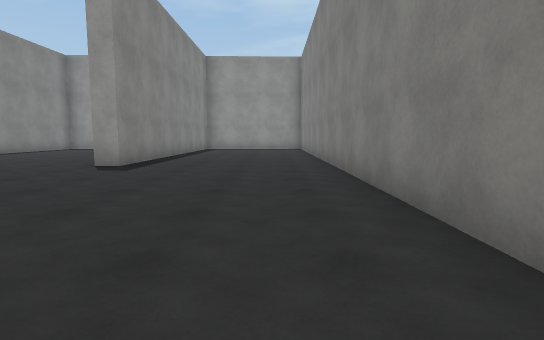
View 1 (above)

23 first-person views from a walk through a 3-D level made in the Unity game engine. The camera is 1.2 m above the floor, tilts 6° down and sees 80° across. The floor is counted in squares, 2 m on a side. Each view is taken from the middle of a square. On the plan, view 1 faces up. The plan holds only what a view shows up to about 10 squares ahead; the rest is blank. The place goes on beyond the plan. The player character is not drawn. Surface patterns are stand-ins for the level's own textures.

View 2
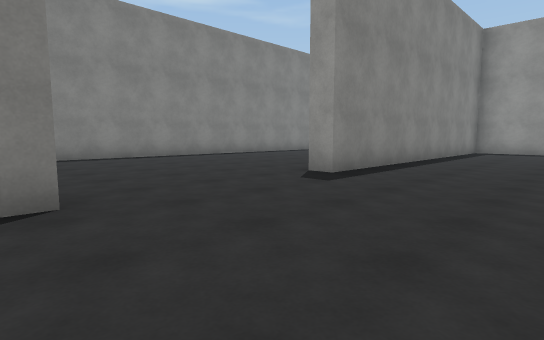

View 3
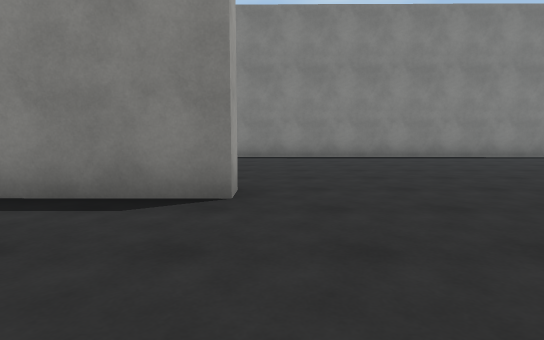

View 4
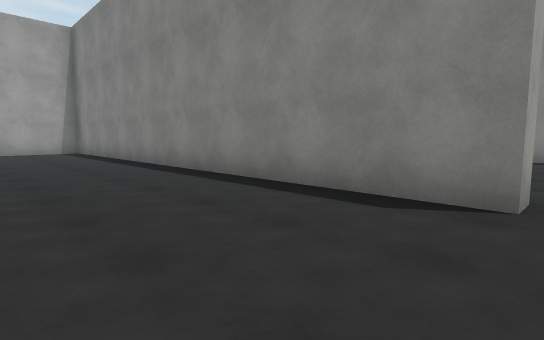

View 5
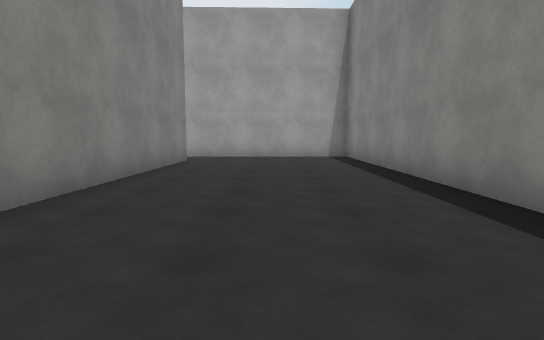

View 6
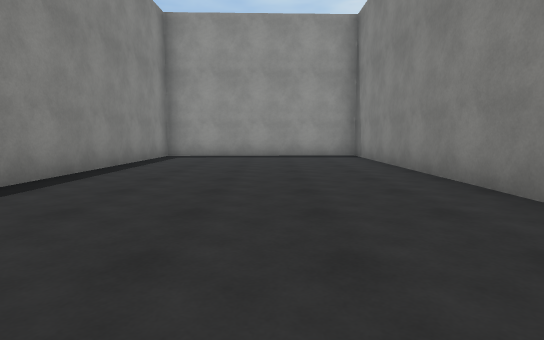

View 7
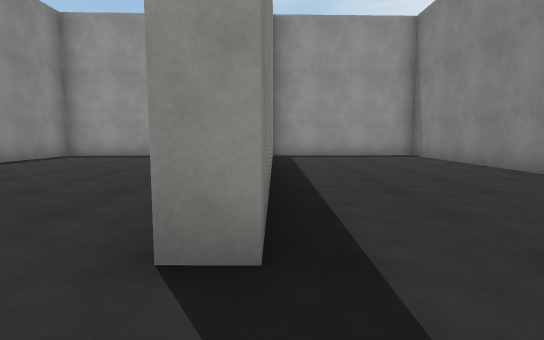

View 8
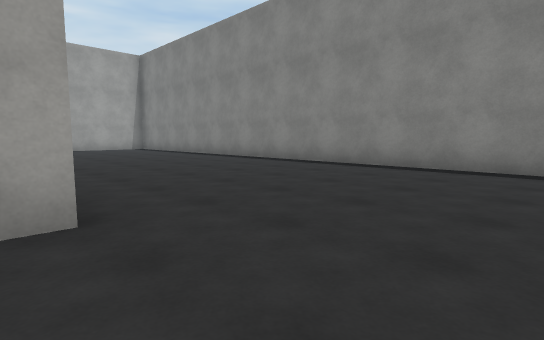

View 9
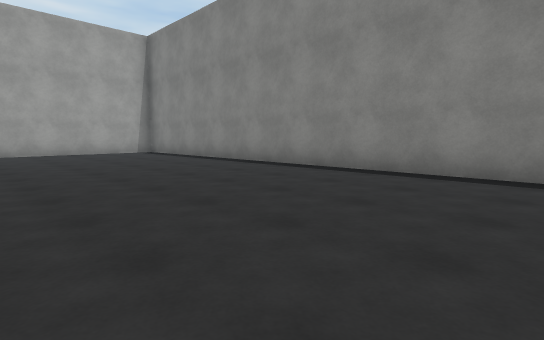

View 10
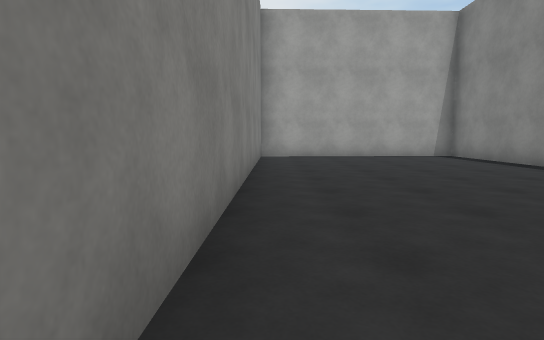

View 11
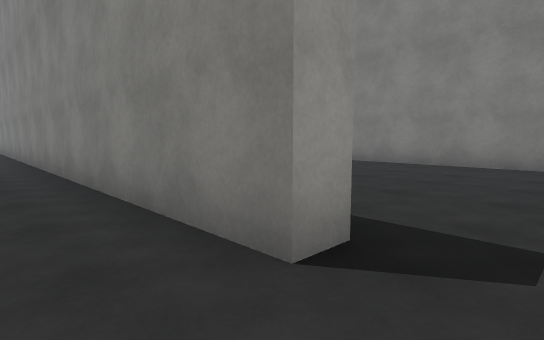

View 12
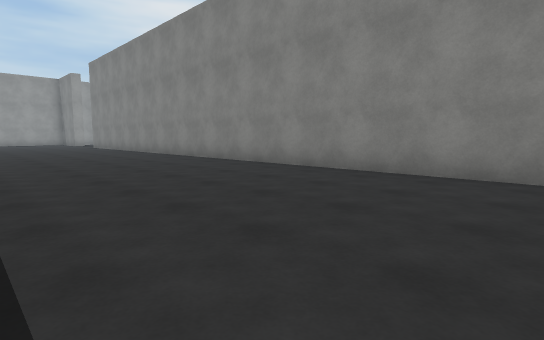

View 13
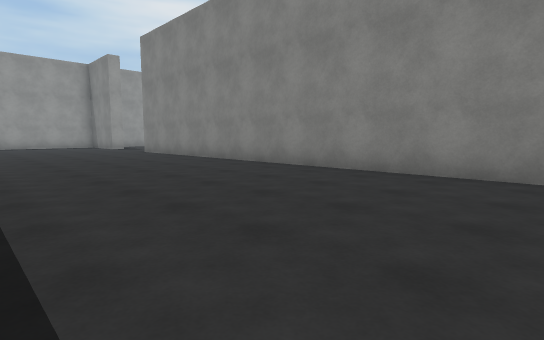

View 14
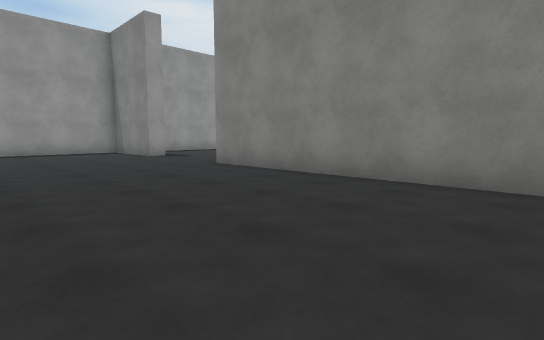

View 15
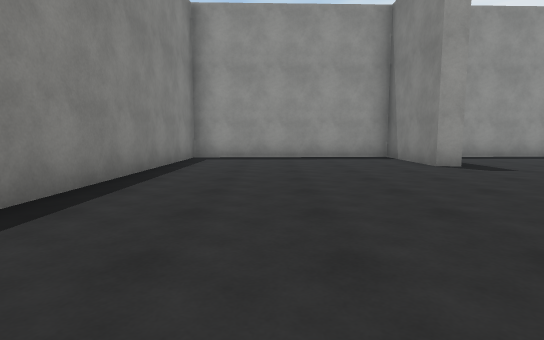

View 16
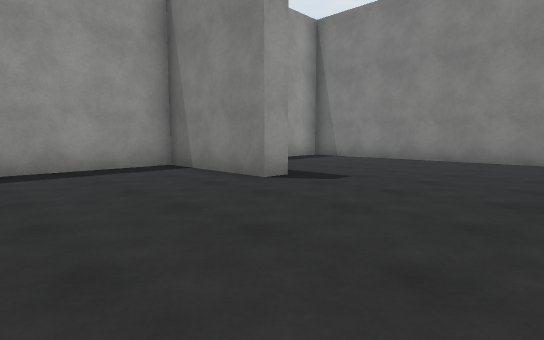

View 17
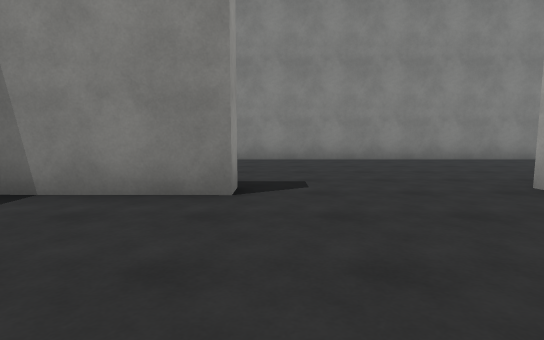

View 18
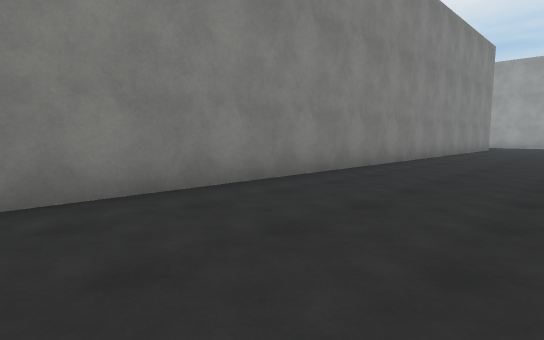

View 19
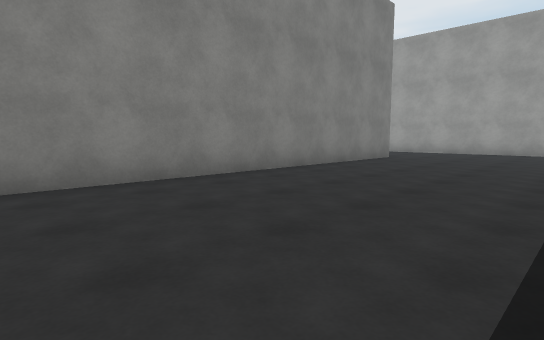

View 20
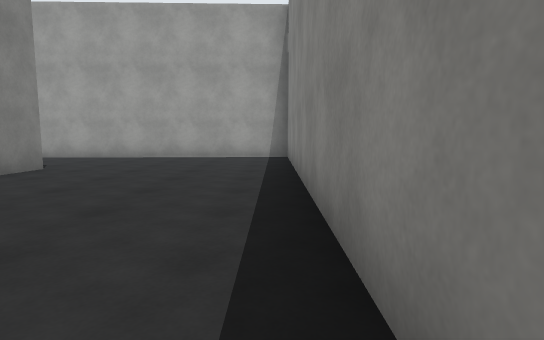

View 21
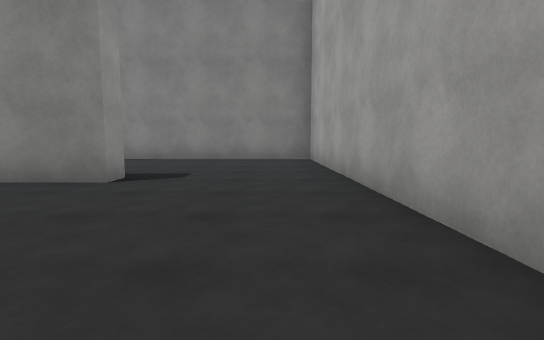

View 22
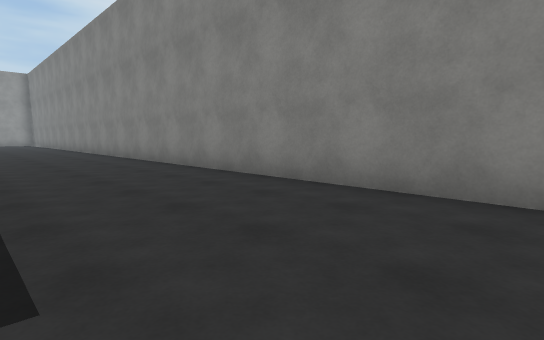

View 23
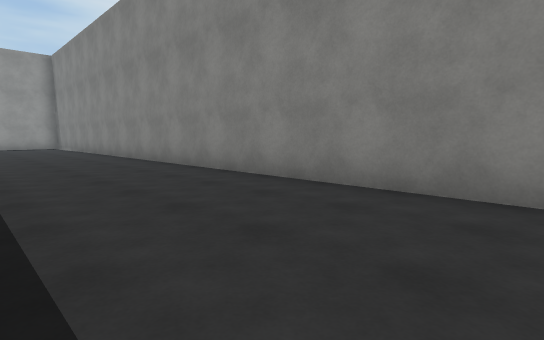

### Floor plan
Ten units are one square. View 1 is at (0, 0); x grows to the right and y downward. Boxes are objects, and circles mark ways between rooms. Rooms are numbered by the first view taken in them; rooms with no view inside come last. Other rooms are left out.
<svg viewBox="-99 -159 269 261">
<path fill="none" stroke="#000" d="M-36 -26 -31 -26 -32 95 5 94M-35 -78 -35 -150 -91 -148 -94 97 -37 96 -36 4M-30 -133 -30 -65 -36 -65M11 80 13 -151M8 -151 -30 -150M76 3 76 92 164 90 165 -88M78 -124 73 -124 73 -153 18 -151 18 -86M127 59 122 59 123 -149M71 87 72 -90M119 -154 94 -153M16 80 11 80M5 94 15 94"/>
<circle cx="10" cy="90" r="3" fill="#2a7"/>
<text x="-50" y="-30">1</text>
<text x="90" y="-30">2</text>
</svg>
Room 1 opens to room 2.

Where each view was taken, in squares from view 1:
view 1: 0 up, 0 right, facing up
view 2: 2 up, 0 right, facing up-left
view 3: 3 up, 0 right, facing left
view 4: 3 up, 0 right, facing down-left
view 5: 0 up, 1 left, facing down
view 6: 5 up, 6 left, facing up
view 7: 5 up, 3 left, facing up
view 8: 5 up, 3 left, facing down-left
view 9: 2 up, 4 left, facing down-left
view 10: 0 up, 4 left, facing down
view 11: 9 down, 0 right, facing up-right
view 12: 9 down, 2 right, facing up-right
view 13: 3 down, 2 right, facing up-right
view 14: 3 up, 3 right, facing up-right
view 15: 6 up, 4 right, facing up
view 16: 9 up, 4 right, facing up-right
view 17: 12 up, 4 right, facing right
view 18: 10 up, 9 right, facing down-right
view 19: 3 up, 8 right, facing down-right
view 20: 0 up, 8 right, facing down
view 21: 8 down, 8 right, facing right
view 22: 8 down, 13 right, facing up-right
view 23: 2 down, 13 right, facing up-right
